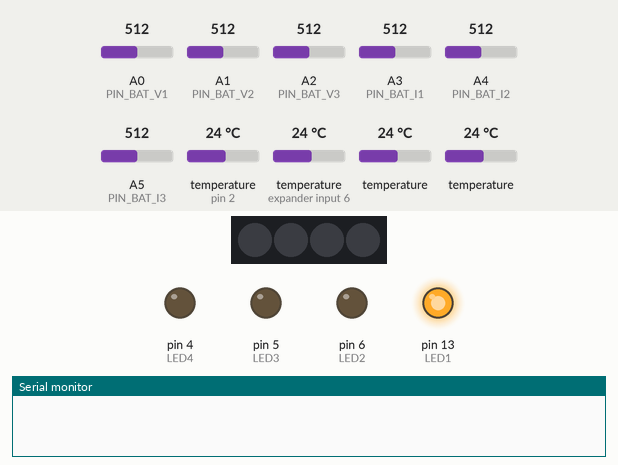
Recording of a sketch running on a simulated Arduino Uno, built with avr-gcc and run on an emulated ATmega328P. Shown: 4 RGB LEDs in strip order, left to right, output pins drawn as LEDs (lit = HIGH), the last lines printed to the serial monitor. The inputs (shaded band) are chosen by the test bench; at power-on: A0 (PIN_BAT_V1) = 512, A1 (PIN_BAT_V2) = 512, A2 (PIN_BAT_V3) = 512, A3 (PIN_BAT_I1) = 512, A4 (PIN_BAT_I2) = 512, A5 (PIN_BAT_I3) = 512, temperature (sensors on pin 2, expander input 6) 24 °C, temperature 24 °C.

Above: at 0.5 s.
At 1.6 s:
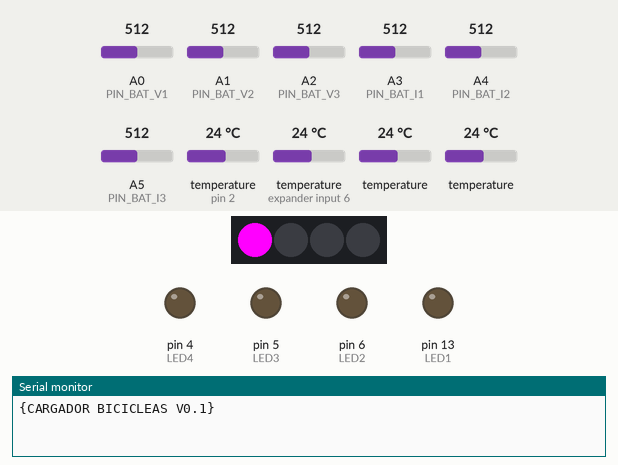
At 2.9 s:
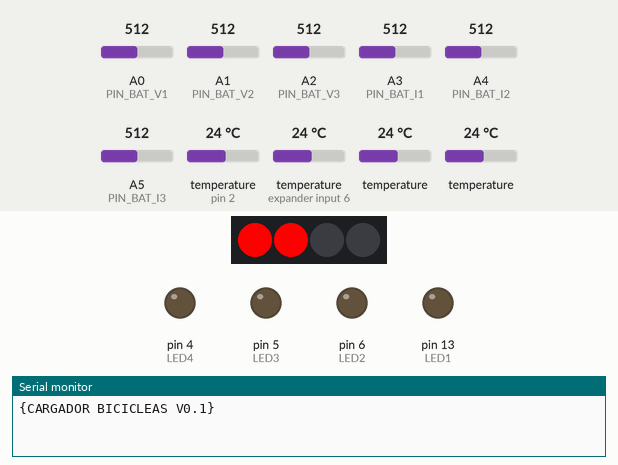
At 4.2 s:
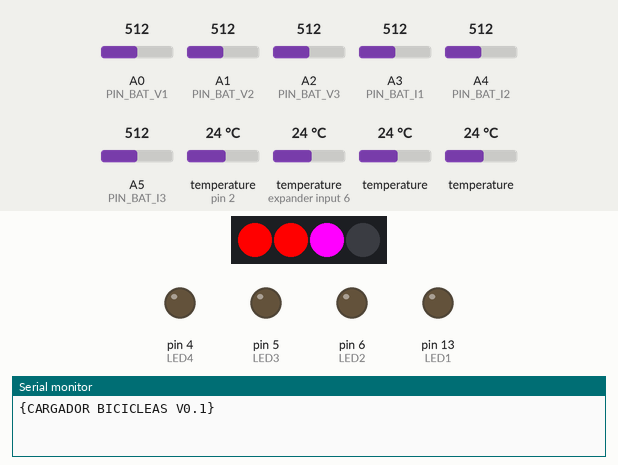
At 4.8 s:
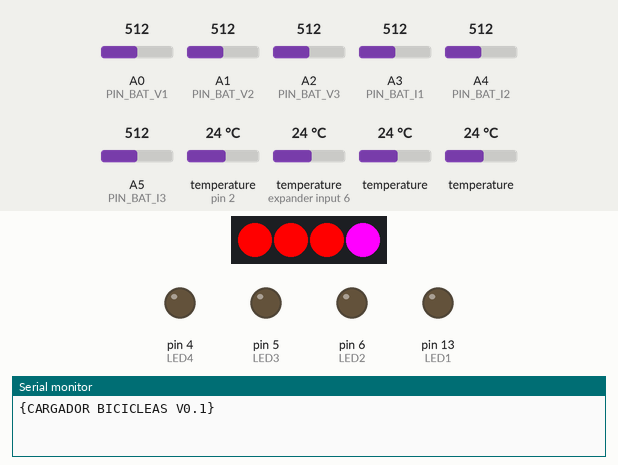
At 5.4 s:
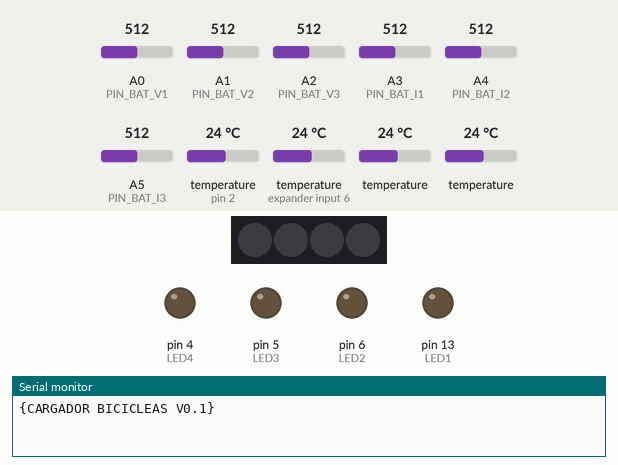
Timing chart, 0 to 6.9 s (numbered marks = the images above):
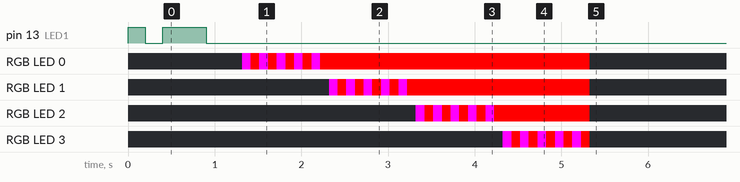

The sketch:

main.ino
```cpp
// progra de prueba
#include "Arduino.h"
#include "serial_pack.hpp"
#include <OneWire.h> //Se importan las librerías
#include <DallasTemperature.h>
#include <TimerOne.h>
#include <Adafruit_NeoPixel.h>
#define PIXEL_PIN    12    // Digital IO pin connected to the NeoPixels.
#define PIXEL_COUNT  4

// Parameter 1 = number of pixels in strip,  neopixel stick has 8
// Parameter 2 = pin number (most are valid)
// Parameter 3 = pixel type flags, add together as needed:
//   NEO_RGB     Pixels are wired for RGB bitstream
//   NEO_GRB     Pixels are wired for GRB bitstream, correct for neopixel stick
//   NEO_KHZ400  400 KHz bitstream (e.g. FLORA pixels)
//   NEO_KHZ800  800 KHz bitstream (e.g. High Density LED strip), correct for neopixel stick
Adafruit_NeoPixel strip = Adafruit_NeoPixel(PIXEL_COUNT, PIXEL_PIN, NEO_GRB + NEO_KHZ800);

/// estos pines dependen del modelo del Arduino
// pines del Arduino UNO
#define LED1 13
#define LED2 6
#define LED3 5
#define LED4 4 /// esta el neopixel
// 4 canales de Voltaje las 2 ulyimas lecturas seran compartidas
#define PIN_BAT_V1 A0
#define PIN_BAT_V2 A1
#define PIN_BAT_V3 A2
#define PIN_BAT_V4 A2

// 3 canales de Corriente  idem a voltaje
#define PIN_BAT_I1 A3
#define PIN_BAT_I2 A4
#define PIN_BAT_I3 A5
#define PIN_BAT_I4 A5
//#define PIN_BAT_I4 A7
// 4 canales de salida digitales para activar el relé del cargador
// 4 canales de Corriente
#define PIN_ACTU1 LED1
#define PIN_ACTU2 LED2
#define PIN_ACTU3 LED3
#define PIN_ACTU4 LED4
#define N_MUESTRAS 200 // numero de muestras por variable
// los sensores de temperatura van todos por oneWire
#define PIN_WIRE_TEMP 2 //Se declara el PIN_WIRE_TEMP donde se conectará la DATA
// DIRECCION DEL MODULO
/////////////////////////////
#define DEV_ADDRESS 0x4142
/////////////////////////////
// intervalo de tiempo para enviar el estado del sistema
#define BCAST_INTERVAL 30

// variales de estado
float I1,I2,I3,I4; // cooriente
float V1,V2,V3,V4; // voltaje
float T1,T2,T3,T4; // temperatura

OneWire ourWire(PIN_WIRE_TEMP); //Se establece el pin declarado como bus para la comunicación OneWire
DallasTemperature sensors(&ourWire); //Se instancia la librería DallasTemperature
float Sensibilidad=0.185; //sensibilidad en Voltios/Amperio para sensor de 5A

Serial_Pack sp_in(DEV_ADDRESS);
Serial_Pack sp_out(DEV_ADDRESS);
long ticks=0;
long pticks=0;
bool broad_cast=false;
void setup(){
  pinMode(LED1,OUTPUT);
  pinMode(LED2,OUTPUT);
  pinMode(LED3,OUTPUT);
  pinMode(LED4,OUTPUT);
  pinMode(PIXEL_PIN,OUTPUT);

  pinMode(PIN_BAT_I1,INPUT);
  pinMode(PIN_BAT_I2,INPUT);
  pinMode(PIN_BAT_I3,INPUT);
  pinMode(PIN_BAT_V1,INPUT);
  pinMode(PIN_BAT_V2,INPUT);
  pinMode(PIN_BAT_V3,INPUT);

  /* manuela afirma que hay un led en el pin 13 de todo Arduino
  */
  digitalWrite(LED1,HIGH);
  delay(200);
  digitalWrite(LED1,LOW);
  delay(200);
  digitalWrite(LED1,HIGH);
  delay(500);
  digitalWrite(LED1,LOW);
  delay(200);
  digitalWrite(LED1,LOW);
  /* es cierto :|
  */
  // incializacion del neopixe
  //
  strip.begin();
  strip.show(); // Initialize all pixels to 'off'
  delay(200);
  Serial.begin(9600);
  Serial.println("{CARGADOR BICICLEAS V0.1}");
  sensors.begin(); //Se inician los sensores
  Timer1.initialize(1000000); // timer de 1 segundo para contar el tiempo
  Timer1.attachInterrupt(inc_segundos);
  broad_cast=false;
  for (byte j = 0; j < 4; j++) {

    for (byte i = 0; i < 5; i++) {
      /* code */
      strip.setPixelColor(j, 255,  0, 255);
      strip.show();
      delay(100);
      strip.setPixelColor(j, 255,  0, 0);
      strip.show();
      delay(100);
    }
}
  for (byte j = 0; j < 4; j++) {
    strip.setPixelColor(j, 0,  0, 0);
  }
  strip.show();
}
void inc_segundos(){
  ticks++;
  if ((ticks-pticks) >BCAST_INTERVAL) broad_cast=true;
}
float get_corriente(int n_muestras,byte PIN_READ)
{
  float voltajeSensor;
  float corriente=0;
  for(int i=0;i<n_muestras;i++)
  {
    voltajeSensor = analogRead(PIN_READ) * (5.0 / 1023.0);////lectura del sensor
    corriente = corriente +  (voltajeSensor-2.5)/Sensibilidad; //Ecuación  para obtener la corriente
  }

  return(corriente/n_muestras);
}
float get_voltaje(int n_muestras,byte PIN_READ)
{
  float voltajeSensor;

  for(int i=0;i<n_muestras;i++)
  {
    voltajeSensor = analogRead(PIN_READ) * (5.0 / 1023.0);////lectura del sensor
  }
  return(voltajeSensor);
}
void broadcast(){  // emitimos el estado
      //Serial.print("Tick: ");
      //Serial.println(ticks);
      send_estatus(N_FUNC_CORR1, I1);
      delay(10);
      send_estatus(N_FUNC_CORR2, I2);
      delay(10);
      send_estatus(N_FUNC_CORR3, I3);
      delay(10);
      send_estatus(N_FUNC_CORR4, I4);
      delay(10);

      send_estatus(N_FUNC_VOLT1, V1);
      delay(10);
      send_estatus(N_FUNC_VOLT2, V2);
      delay(10);
      send_estatus(N_FUNC_VOLT3, V3);
      delay(10);
      send_estatus(N_FUNC_VOLT4, V4);
      delay(10);

      send_estatus(N_FUNC_TEMP1, T1);
      delay(10);
      send_estatus(N_FUNC_TEMP2, T2);
      delay(10);
      send_estatus(N_FUNC_TEMP3, T3);
      delay(10);
      send_estatus(N_FUNC_TEMP4, T4);
      delay(10);
}
void send_estatus(uint8_t funcion,float valor ){
  sp_out.set_function(funcion);
  sp_out.set_cur_value(valor);
  sp_out.enviar(&Serial);
  Serial.flush();
  //delay(1);
}


void loop(){
// leer el Serial
// verificar que sea un paquete
// verificar el Checksum
// si Checksum esta ok actuar
// muesreo de variables
I1=get_corriente(N_MUESTRAS,PIN_BAT_I1);//obtenemos la corriente promedio
I2=get_corriente(N_MUESTRAS,PIN_BAT_I2);
I3=get_corriente(N_MUESTRAS,PIN_BAT_I3);
I4=get_corriente(N_MUESTRAS,PIN_BAT_I4);

V1=get_voltaje(N_MUESTRAS,PIN_BAT_V1);//obtenemos el Voltaje promedio
V2=get_voltaje(N_MUESTRAS,PIN_BAT_V2);
V3=get_voltaje(N_MUESTRAS,PIN_BAT_V3);
V4=get_voltaje(N_MUESTRAS,PIN_BAT_V4);

sensors.requestTemperatures(); //Prepara el sensor para la lectura
T1 = sensors.getTempCByIndex(0);
T2 = sensors.getTempCByIndex(1);
T3 = sensors.getTempCByIndex(2);
T4 = sensors.getTempCByIndex(3);

if (broad_cast) {
  broadcast();
  pticks=ticks;
  broad_cast=false;
}


sp_in.leer(&Serial);

if (sp_in.ChecksumOK()) {
/* TODO
  Despues de leer el serial y verificar el checksum se deberia
  verificar la direccion de destino, de esta forma se puede conectar
  varios modulos en el mismo canal serial
*/
  // los pines de led son los mismos de led actuador
if (sp_in.getSet_Request()){  // activar hardware

    switch (sp_in.get_function()) {
      case N_FUNC_LED1:
        if (sp_in.get_cur_value_LSB_L()==255){
            digitalWrite(LED1, HIGH);
        } else {
            digitalWrite(LED1, LOW);
        };
      break;
      case N_FUNC_LED2:

          if (sp_in.get_cur_value_LSB_L()==255){
              digitalWrite(LED2, HIGH);
          } else {
              digitalWrite(LED2, LOW);
          };

      break;
      case N_FUNC_LED3:
          if (sp_in.get_cur_value_LSB_L()==255){
              digitalWrite(LED3, HIGH);
          } else {
              digitalWrite(LED3, LOW);
          };
      break;
      case N_FUNC_LED4:
          if (sp_in.get_cur_value_LSB_L()==255){
              digitalWrite(LED4, HIGH);
          } else {
              digitalWrite(LED4, LOW);
          };
      break;
      case N_FUNC_NEO:
          strip.setPixelColor(sp_in.get_cur_value_MSB_H(),  // numero de pixels
                              sp_in.get_cur_value_MSB_L(),  // R
                              sp_in.get_cur_value_LSB_H(),  // G
                              sp_in.get_cur_value_LSB_L()  // B
                            );
          strip.show();
      break;
      case N_FUNC_NEO_BLINK5:
          for (byte i = 0; i < 5; i++) {
            /* code */
          strip.setPixelColor(sp_in.get_cur_value_MSB_H(),0,0,0);
          strip.show();
          delay(200);
          strip.setPixelColor(sp_in.get_cur_value_MSB_H(),  // numero de pixels
                              sp_in.get_cur_value_MSB_L(),  // R
                              sp_in.get_cur_value_LSB_H(),  // G
                              sp_in.get_cur_value_LSB_L()  // B
                            );
          strip.show();
          delay(200);
          }

      break;
      case N_FUNC_NEO_BLINK10:
          for (byte i = 0; i < 10; i++) {
            /* code */
          strip.setPixelColor(sp_in.get_cur_value_MSB_H(),0,0,0);
          strip.show();
          delay(300);
          strip.setPixelColor(sp_in.get_cur_value_MSB_H(),  // numero de pixels
                              sp_in.get_cur_value_MSB_L(),  // R
                              sp_in.get_cur_value_LSB_H(),  // G
                              sp_in.get_cur_value_LSB_L()  // B
                            );
          strip.show();
          delay(300);
          }

      break;
    }

} else { // enviar lecturas hardware
    switch (sp_in.get_function()) {

      case N_FUNC_CORR1: // Corriente de bateria
          send_estatus(N_FUNC_CORR1, I1);
      break;
      case N_FUNC_CORR2: // Corriente de bateria
          send_estatus(N_FUNC_CORR2, I2);
      break;
      case N_FUNC_CORR3: // Corriente de bateria
          send_estatus(N_FUNC_CORR3, I3);
      break;
      case N_FUNC_CORR4: // Corriente de bateria
          send_estatus(N_FUNC_CORR4, I4);
      break;
      case N_FUNC_VOLT1: // Voltaje de bateria 1
          send_estatus(N_FUNC_VOLT1, V1);
      break;
      case N_FUNC_VOLT2: // Voltaje de bateria 2
        send_estatus(N_FUNC_VOLT2, V2);
      break;
      case N_FUNC_VOLT3: // Voltaje de bateria 3
          send_estatus(N_FUNC_VOLT3, V3);
      break;
      case N_FUNC_VOLT4: // Voltaje de bateria 3
          send_estatus(N_FUNC_VOLT4, V4);
      break;
      case N_FUNC_TEMP1: // temperatura 1
          send_estatus(N_FUNC_TEMP1, T1);
      break;
      case N_FUNC_TEMP2:
          send_estatus(N_FUNC_TEMP2, T2);
      break;
      case N_FUNC_TEMP3:
          send_estatus(N_FUNC_TEMP3, T3);
      break;
      case N_FUNC_TEMP4:
          send_estatus(N_FUNC_TEMP4, T4);
      break;
    }
}

} // checksumok

sp_in.set_function(N_FUNC_NULL);

}
```

serial_pack.cpp
```cpp
#include <Arduino.h>
#include "serial_pack.hpp"

void Serial_Pack::set_id_modulo(uint16_t newid){
  id_modulo=newid;
};
uint16_t Serial_Pack::get_id_modulo(){
  return id_modulo;
};
void Serial_Pack::set_id_usuario(uint16_t newid){
  id_usuario=newid;
};
uint16_t Serial_Pack::get_id_usuario(){
    return id_usuario;
};
void Serial_Pack::set_function(uint8_t newfunc){
  cur_func=newfunc;
};
uint8_t Serial_Pack::get_function(){
  return cur_func;
};
void Serial_Pack::set_cur_value(uint32_t newvalue){
  cur_value.uint32val =newvalue;
};
void Serial_Pack::set_cur_value(binary4 newvalue){
  cur_value =newvalue;
};
void Serial_Pack::set_cur_value(float newvalue){
  cur_value.float_valor =newvalue;
};
uint32_t Serial_Pack::get_cur_value32(){
  return cur_value.uint32val;
};
float Serial_Pack::get_cur_valuef(){
  return cur_value.float_valor;
};
uint8_t Serial_Pack::get_cur_value_LSB_L(){
  return (uint8_t) (cur_value.binary[0]);
};
uint8_t Serial_Pack::get_cur_value_LSB_H(){
  return (uint8_t) (cur_value.binary[1]);
};
uint8_t Serial_Pack::get_cur_value_MSB_L(){
  return (uint8_t) (cur_value.binary[2]) ;
};
uint8_t Serial_Pack::get_cur_value_MSB_H(){
  return (uint8_t) (cur_value.binary[3]) ;
};
uint8_t Serial_Pack::getCheckSum() {// calcula el Checksum
  uint16_t tchk=0;
  uint8_t MSB_id=0;
  uint8_t LSB_id=0;
  // Curv es de 32 bits
  uint8_t MSB_curv_H=0;
  uint8_t MSB_curv_L=0;
  uint8_t LSB_curv_H=0;
  uint8_t LSB_curv_L=0;
  MSB_id =  id_modulo >>8;

  LSB_id = id_modulo & 0x00FF;

  MSB_curv_H =  cur_value.binary[3];
  MSB_curv_L =  cur_value.binary[2];
  LSB_curv_H =  cur_value.binary[1];
  LSB_curv_L =  cur_value.binary[0];

  tchk =MSB_id +
        LSB_id +
        t_func +
        cur_func +
        MSB_curv_H +
        MSB_curv_L +
        LSB_curv_H +
        LSB_curv_L;

  return byte(0xFF - ( tchk & 0x00FF ));
  //return byte( tchk & 0x00FF );
};
//constructor
Serial_Pack::Serial_Pack(uint16_t id_modulo){
this->id_modulo=id_modulo;

};

void Serial_Pack::setCheckSum(){
  checksum = getCheckSum();
};

bool Serial_Pack::ChecksumOK(){
  byte tmpchek;
  tmpchek=getCheckSum();

  return (checksum == tmpchek);
};
void Serial_Pack::leer(Stream *port){

  char dato;
  byte tmpmsb;
  byte tmplsb;

  if (port->available()>10){

    dato=port->read();
    //port->print(dato,HEX);
    if (dato==START_PACK) {  // verificar si es {
       dato=port->read();
       //port->print(dato,HEX);
       tmpmsb=dato;

       dato=port->read();
       //port->print(dato,HEX);

       tmplsb=dato;
       id_modulo= (int) tmpmsb <<8 | (int) tmplsb;

       dato=port->read();
       //port->print(dato,HEX);
       t_func=dato;

       if (t_func==T_FUNC_SET){
         set_or_req=255;
       };
       if (t_func==T_FUNC_REQ){
         set_or_req=0;
       };

       dato=port->read();
       //port->print(dato,HEX);
       cur_func=dato;
       // 4 bytes con el valor

       dato=port->read();
       cur_value.binary[3]=dato;
       dato=port->read();
       cur_value.binary[2]=dato;
       dato=port->read();
       cur_value.binary[1]=dato;
       dato=port->read();
       cur_value.binary[0]=dato;


       dato=port->read();
       //port->print(dato,HEX);
       checksum=dato;

       dato=port->read(); // este deberia ser el fin '}'
       //port->print(dato,HEX);
      #ifdef DEBUG
        byte cal_checksum;
        cal_checksum=getCheckSum();
        port->println("---------------");
        port->println(dato,HEX);
        port->print("id_modulo =");
        port->println(id_modulo);
        port->print("S o R =");
        port->println(t_func);
        port->print("nombre func =");
        port->println(cur_func);

        port->print("valor func =");
        port->println(cur_value);
        port->print("checksum = ");
        port->println(checksum);
        port->print("checksum calculado = ");
        port->println(cal_checksum);
       #endif

    }
} // fin available
};

void Serial_Pack::set_set(){
  set_or_req=255;
};
void Serial_Pack::set_request(){
  set_or_req=0;
};
bool Serial_Pack::getSet_Request(){
  return (bool) set_or_req;
};
void Serial_Pack::enviar(Stream *port){
  uint8_t MSB_id=0;
  uint8_t LSB_id=0;

  MSB_id =  id_modulo >>8;
  LSB_id = id_modulo & 0x00FF;

  checksum=getCheckSum();

  port->write((uint8_t) START_PACK);
  port->write((uint8_t) MSB_id);
  port->write((uint8_t) LSB_id);
  t_func=T_FUNC_SET;
  port->write((uint8_t) t_func);
  port->write((uint8_t) cur_func);
  port->write((uint8_t) cur_value.binary[3]);
  port->write((uint8_t) cur_value.binary[2]);
  port->write((uint8_t) cur_value.binary[1]);
  port->write((uint8_t) cur_value.binary[0]);

  port->write((uint8_t) checksum);
  port->write((uint8_t) END_PACK);
  port->flush();
}
```

serial_pack.hpp
```cpp
/* Especificacion en README.md*/
#include <Arduino.h>
//#include <Stream.h>
#ifndef  SERIAL_PACK_H
#define SERIAL_PACK_H
/* definiciones generales */
#define START_PACK   0x7B
#define END_PACK     0x7D
#define T_FUNC_SET   0x53
#define T_FUNC_REQ   0x52
#define T_FUNC_ACK   0x4B
#define N_FUNC_NULL  0xFE // funcion vacia para hacer ACK
#define N_FUNC_VOLT1  0xC1 // Voltaje 1
#define N_FUNC_VOLT2  0xC2 // Voltaje 2
#define N_FUNC_VOLT3  0xC3 // Voltaje 3
#define N_FUNC_VOLT4  0xC4 // Voltaje 4
#define N_FUNC_CORR1  0xD1 // Corriente 1
#define N_FUNC_CORR2  0xD2 // Corriente 2
#define N_FUNC_CORR3  0xD3 // Corriente 3
#define N_FUNC_CORR4  0xD4 // Corriente 4
#define N_FUNC_TIME1  0xE1 // Tiempo 1
#define N_FUNC_TIME2  0xE2 // Tiempo 1
#define N_FUNC_TIME3  0xE3 // Tiempo 1
#define N_FUNC_TIME4  0xE4 // Tiempo 1
#define N_FUNC_TEMP1 0xA1 // Sensor 1
#define N_FUNC_TEMP2 0xA2 // Sensor 2
#define N_FUNC_TEMP3 0xA3 // Sensor 3
#define N_FUNC_TEMP4 0xA4 // Sensor 4
#define N_FUNC_LED1  0xA8 // Led 1
#define N_FUNC_LED2  0xA9 // led 2
#define N_FUNC_LED3  0xAA // Led 3
#define N_FUNC_LED4  0xAB // led 4
#define N_FUNC_NEO   0xAC // led NEOPIXEL
#define N_FUNC_NEO_BLINK5 0xAD
#define N_FUNC_NEO_BLINK10 0xAE
#define N_FUNC_MOD   0xB0 // Id modulo
#define N_FUNC_USR   0xA1 // Id usuario
#define N_FUNC_BAT   0xD0 // tipo bateria

typedef union {
 float float_valor;
 uint32_t uint32val;
 uint8_t binary[4];
} binary4;


class Serial_Pack{
public:
  Serial_Pack(uint16_t id_modulo);
  void set_id_modulo(uint16_t newid);
  uint16_t get_id_modulo();
  void set_id_usuario(uint16_t newid);
  uint16_t get_id_usuario();
  void set_function(uint8_t newfunc);
  uint8_t get_function();
  void set_cur_value(uint32_t newvalue);
  void set_cur_value(binary4 newvalue);
  void set_cur_value(float newvalue);
  uint32_t get_cur_value32();
  float get_cur_valuef();
  uint8_t get_cur_value_LSB_L();
  uint8_t get_cur_value_LSB_H();
  uint8_t get_cur_value_MSB_L();
  uint8_t get_cur_value_MSB_H();
  uint8_t getCheckSum(); // calcula el Checksum
  void setCheckSum();
  bool ChecksumOK();
  void leer(Stream *port);
  void enviar(Stream *port);
  void set_set();
  void set_request();
  bool getSet_Request();
private:
  uint16_t id_modulo; // el identificador de este modulo
  uint16_t id_usuario; // el usuario actualmente conectado a este modulo
  uint8_t cur_func; // nombre de la funcion actualmente
  binary4 cur_value; // valor actual del dato
  uint8_t checksum;
  uint8_t set_or_req;  // 0 = Request;  255 = Set
  uint8_t t_func;

};


#endif
```
